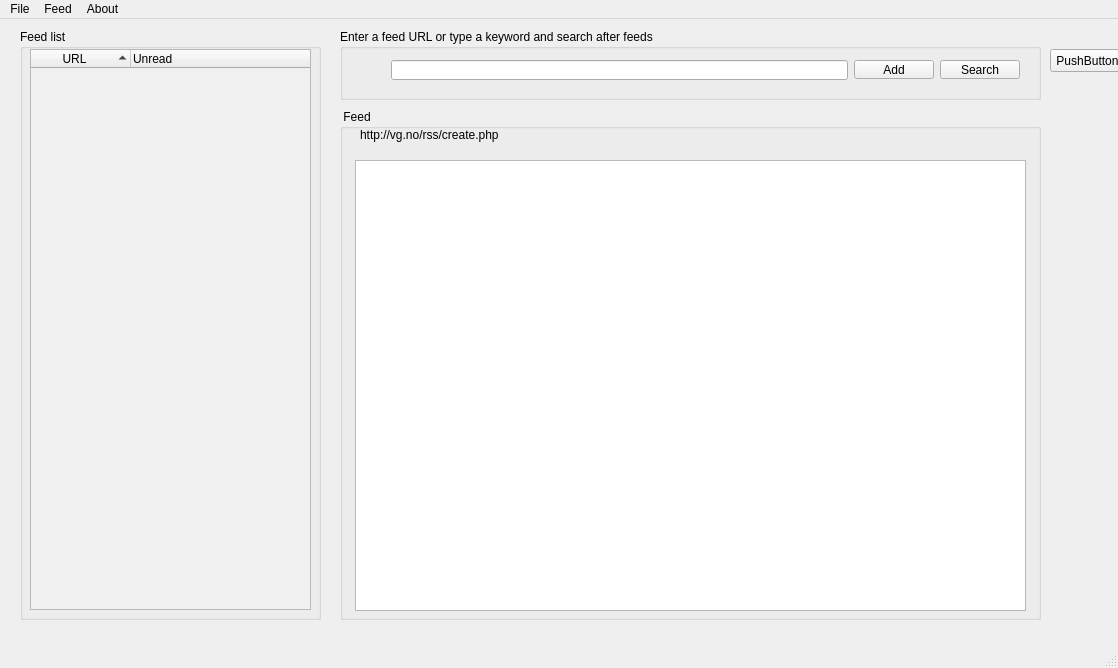
<?xml version="1.0" encoding="UTF-8"?>
<ui version="4.0">
 <class>MainWindow</class>
 <widget class="QMainWindow" name="MainWindow">
  <property name="geometry">
   <rect>
    <x>0</x>
    <y>0</y>
    <width>1118</width>
    <height>668</height>
   </rect>
  </property>
  <property name="windowTitle">
   <string>MainWindow</string>
  </property>
  <widget class="QWidget" name="centralWidget">
   <widget class="QGroupBox" name="feedGroupBox">
    <property name="geometry">
     <rect>
      <x>340</x>
      <y>90</y>
      <width>701</width>
      <height>511</height>
     </rect>
    </property>
    <property name="title">
     <string> Feed</string>
    </property>
    <widget class="QTextBrowser" name="rssEdit">
     <property name="geometry">
      <rect>
       <x>15</x>
       <y>51</y>
       <width>671</width>
       <height>451</height>
      </rect>
     </property>
     <property name="toolTip">
      <string>Displays the feed</string>
     </property>
    </widget>
    <widget class="QLabel" name="label">
     <property name="geometry">
      <rect>
       <x>20</x>
       <y>10</y>
       <width>461</width>
       <height>31</height>
      </rect>
     </property>
     <property name="styleSheet">
      <string notr="true">QLabel {
	
	font: italic 12pt &quot;Arial&quot;;
}</string>
     </property>
     <property name="text">
      <string>http://vg.no/rss/create.php</string>
     </property>
    </widget>
   </widget>
   <widget class="QGroupBox" name="urlGroupBox">
    <property name="geometry">
     <rect>
      <x>340</x>
      <y>10</y>
      <width>701</width>
      <height>71</height>
     </rect>
    </property>
    <property name="title">
     <string>Enter a feed URL or type a keyword and search after feeds</string>
    </property>
    <property name="flat">
     <bool>false</bool>
    </property>
    <property name="checkable">
     <bool>false</bool>
    </property>
    <widget class="QWidget" name="gridLayoutWidget">
     <property name="geometry">
      <rect>
       <x>40</x>
       <y>20</y>
       <width>651</width>
       <height>41</height>
      </rect>
     </property>
     <layout class="QGridLayout" name="gridLayout">
      <property name="horizontalSpacing">
       <number>6</number>
      </property>
      <property name="verticalSpacing">
       <number>0</number>
      </property>
      <item row="0" column="3">
       <widget class="QPushButton" name="searchButton">
        <property name="sizePolicy">
         <sizepolicy hsizetype="Fixed" vsizetype="Fixed">
          <horstretch>0</horstretch>
          <verstretch>0</verstretch>
         </sizepolicy>
        </property>
        <property name="toolTip">
         <string>Search after a feed</string>
        </property>
        <property name="text">
         <string>Search</string>
        </property>
       </widget>
      </item>
      <item row="0" column="2">
       <widget class="QPushButton" name="addButton">
        <property name="sizePolicy">
         <sizepolicy hsizetype="Fixed" vsizetype="Fixed">
          <horstretch>0</horstretch>
          <verstretch>0</verstretch>
         </sizepolicy>
        </property>
        <property name="toolTip">
         <string>Subscribe to a feed</string>
        </property>
        <property name="text">
         <string>Add</string>
        </property>
       </widget>
      </item>
      <item row="0" column="0">
       <widget class="QLineEdit" name="urlEdit">
        <property name="sizePolicy">
         <sizepolicy hsizetype="Expanding" vsizetype="Fixed">
          <horstretch>0</horstretch>
          <verstretch>0</verstretch>
         </sizepolicy>
        </property>
        <property name="minimumSize">
         <size>
          <width>133</width>
          <height>20</height>
         </size>
        </property>
        <property name="toolTip">
         <string>Enter a feed URL or type a keyword and search after feeds</string>
        </property>
       </widget>
      </item>
     </layout>
    </widget>
   </widget>
   <widget class="QGroupBox" name="groupBox">
    <property name="geometry">
     <rect>
      <x>20</x>
      <y>10</y>
      <width>301</width>
      <height>591</height>
     </rect>
    </property>
    <property name="title">
     <string>Feed list</string>
    </property>
    <widget class="QTreeWidget" name="treeWidget">
     <property name="geometry">
      <rect>
       <x>10</x>
       <y>20</y>
       <width>281</width>
       <height>561</height>
      </rect>
     </property>
     <property name="sizePolicy">
      <sizepolicy hsizetype="Expanding" vsizetype="Expanding">
       <horstretch>0</horstretch>
       <verstretch>0</verstretch>
      </sizepolicy>
     </property>
     <property name="palette">
      <palette>
       <active>
        <colorrole role="Base">
         <brush brushstyle="SolidPattern">
          <color alpha="255">
           <red>240</red>
           <green>240</green>
           <blue>240</blue>
          </color>
         </brush>
        </colorrole>
       </active>
       <inactive>
        <colorrole role="Base">
         <brush brushstyle="SolidPattern">
          <color alpha="255">
           <red>240</red>
           <green>240</green>
           <blue>240</blue>
          </color>
         </brush>
        </colorrole>
       </inactive>
       <disabled>
        <colorrole role="Base">
         <brush brushstyle="SolidPattern">
          <color alpha="255">
           <red>240</red>
           <green>240</green>
           <blue>240</blue>
          </color>
         </brush>
        </colorrole>
       </disabled>
      </palette>
     </property>
     <property name="toolTip">
      <string>&lt;!DOCTYPE HTML PUBLIC &quot;-//W3C//DTD HTML 4.0//EN&quot; &quot;http://www.w3.org/TR/REC-html40/strict.dtd&quot;&gt;
&lt;html&gt;&lt;head&gt;&lt;meta name=&quot;qrichtext&quot; content=&quot;1&quot; /&gt;&lt;style type=&quot;text/css&quot;&gt;
p, li { white-space: pre-wrap; }
&lt;/style&gt;&lt;/head&gt;&lt;body style=&quot; font-family:'Segoe UI'; font-size:9pt; font-weight:400; font-style:normal;&quot;&gt;
&lt;p style=&quot; margin-top:0px; margin-bottom:0px; margin-left:0px; margin-right:0px; -qt-block-indent:0; text-indent:0px;&quot;&gt;List of feeds&lt;/p&gt;&lt;/body&gt;&lt;/html&gt;</string>
     </property>
     <property name="autoFillBackground">
      <bool>false</bool>
     </property>
     <property name="selectionBehavior">
      <enum>QAbstractItemView::SelectRows</enum>
     </property>
     <property name="sortingEnabled">
      <bool>true</bool>
     </property>
     <column>
      <property name="text">
       <string>URL</string>
      </property>
      <property name="textAlignment">
       <set>AlignHCenter|AlignVCenter|AlignCenter</set>
      </property>
     </column>
     <column>
      <property name="text">
       <string>Unread</string>
      </property>
     </column>
    </widget>
   </widget>
   <widget class="QPushButton" name="deleteButton">
    <property name="geometry">
     <rect>
      <x>1050</x>
      <y>30</y>
      <width>75</width>
      <height>23</height>
     </rect>
    </property>
    <property name="text">
     <string>PushButton</string>
    </property>
   </widget>
  </widget>
  <widget class="QMenuBar" name="menuBar">
   <property name="geometry">
    <rect>
     <x>0</x>
     <y>0</y>
     <width>1118</width>
     <height>21</height>
    </rect>
   </property>
   <widget class="QMenu" name="menuFile">
    <property name="title">
     <string>File</string>
    </property>
    <addaction name="actionClose"/>
   </widget>
   <widget class="QMenu" name="menuAbout">
    <property name="title">
     <string>About</string>
    </property>
    <addaction name="actionAbout_Rss_reader"/>
   </widget>
   <widget class="QMenu" name="menuFeed">
    <property name="title">
     <string>Feed</string>
    </property>
    <addaction name="actionAdd_feed"/>
    <addaction name="actionSearch"/>
    <addaction name="actionUpdate"/>
    <addaction name="separator"/>
    <addaction name="actionShow_all_feeds"/>
    <addaction name="actionShow_only_unread_feeds"/>
   </widget>
   <addaction name="menuFile"/>
   <addaction name="menuFeed"/>
   <addaction name="menuAbout"/>
  </widget>
  <widget class="QStatusBar" name="statusBar">
   <property name="sizeGripEnabled">
    <bool>true</bool>
   </property>
  </widget>
  <action name="actionAdd_URL">
   <property name="text">
    <string>Add URL</string>
   </property>
  </action>
  <action name="actionAbout_Rss_reader">
   <property name="text">
    <string>About Rss-reader</string>
   </property>
  </action>
  <action name="actionDelete_marked_URL">
   <property name="text">
    <string>Delete marked URL</string>
   </property>
  </action>
  <action name="actionUpdate_RSS">
   <property name="text">
    <string>Update RSS</string>
   </property>
  </action>
  <action name="actionUpdate_RSS_feed">
   <property name="text">
    <string>Update RSS feed</string>
   </property>
  </action>
  <action name="actionClose">
   <property name="text">
    <string>Close</string>
   </property>
  </action>
  <action name="actionAdd_feed">
   <property name="text">
    <string>Add</string>
   </property>
   <property name="shortcut">
    <string>Ctrl+A</string>
   </property>
  </action>
  <action name="actionUpdate">
   <property name="text">
    <string>Update</string>
   </property>
   <property name="shortcut">
    <string>Ctrl+U</string>
   </property>
  </action>
  <action name="actionShow_all_feeds">
   <property name="checkable">
    <bool>true</bool>
   </property>
   <property name="text">
    <string>Show all</string>
   </property>
   <property name="toolTip">
    <string>&lt;!DOCTYPE HTML PUBLIC &quot;-//W3C//DTD HTML 4.0//EN&quot; &quot;http://www.w3.org/TR/REC-html40/strict.dtd&quot;&gt;
&lt;html&gt;&lt;head&gt;&lt;meta name=&quot;qrichtext&quot; content=&quot;1&quot; /&gt;&lt;style type=&quot;text/css&quot;&gt;
p, li { white-space: pre-wrap; }
&lt;/style&gt;&lt;/head&gt;&lt;body style=&quot; font-family:'MS Shell Dlg 2'; font-size:8.25pt; font-weight:400; font-style:normal;&quot;&gt;
&lt;p style=&quot; margin-top:0px; margin-bottom:0px; margin-left:0px; margin-right:0px; -qt-block-indent:0; text-indent:0px;&quot;&gt;&lt;span style=&quot; font-size:8pt;&quot;&gt;Show all feeds, read and unread.&lt;/span&gt;&lt;/p&gt;&lt;/body&gt;&lt;/html&gt;</string>
   </property>
  </action>
  <action name="actionShow_only_unread_feeds">
   <property name="checkable">
    <bool>true</bool>
   </property>
   <property name="checked">
    <bool>true</bool>
   </property>
   <property name="text">
    <string>Show only unread</string>
   </property>
   <property name="toolTip">
    <string>&lt;!DOCTYPE HTML PUBLIC &quot;-//W3C//DTD HTML 4.0//EN&quot; &quot;http://www.w3.org/TR/REC-html40/strict.dtd&quot;&gt;
&lt;html&gt;&lt;head&gt;&lt;meta name=&quot;qrichtext&quot; content=&quot;1&quot; /&gt;&lt;style type=&quot;text/css&quot;&gt;
p, li { white-space: pre-wrap; }
&lt;/style&gt;&lt;/head&gt;&lt;body style=&quot; font-family:'MS Shell Dlg 2'; font-size:8.25pt; font-weight:400; font-style:normal;&quot;&gt;
&lt;p style=&quot; margin-top:0px; margin-bottom:0px; margin-left:0px; margin-right:0px; -qt-block-indent:0; text-indent:0px;&quot;&gt;&lt;span style=&quot; font-size:8pt;&quot;&gt;Show only unread feeds.&lt;/span&gt;&lt;/p&gt;&lt;/body&gt;&lt;/html&gt;</string>
   </property>
  </action>
  <action name="actionSearch">
   <property name="text">
    <string>Search</string>
   </property>
   <property name="shortcut">
    <string>Ctrl+S</string>
   </property>
  </action>
 </widget>
 <layoutdefault spacing="6" margin="11"/>
 <resources/>
 <connections/>
</ui>
